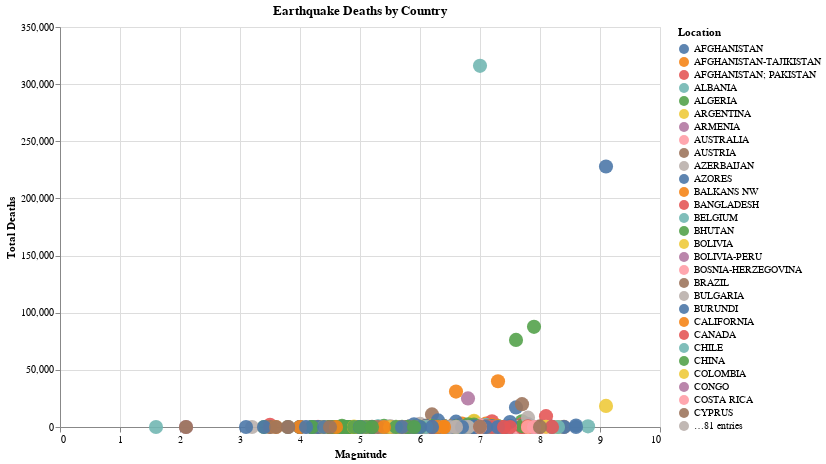

Write notebook code for a chart like this one.
### Code cell
alt.Chart(data_h2).mark_circle(filled=True, 
                                size=200, 
                                opacity=0.9, 
                                color='tableau20').encode(
    x=alt.X('Mag', title='Magnitude'),
    y=alt.Y('Total Deaths', title='Total Deaths'),
    color=alt.Color('Location', legend=alt.Legend(title='Location')),
).configure_axis(
    tickCount=10
).properties(
    title='Earthquake Deaths by Location',
    width=600,
    height=400
)

### Figure 1 — Vega-Lite specification as saved in the notebook (floating-point values rounded to 4 significant figures; data arrays with more than 128 entries replaced by an {"elided": "..."} marker saying what was removed)
{"config": {"view": {"continuousWidth": 400, "continuousHeight": 300}, "axis": {"tickCount": 10}}, "data": {"name": "data-59f83cd71c80ea99c812452036aa3c46"}, "mark": {"type": "circle", "color": "tableau20", "filled": true, "opacity": 0.9, "size": 200}, "encoding": {"color": {"type": "nominal", "field": "Location", "legend": {"title": "Location"}}, "x": {"type": "quantitative", "field": "Mag", "title": "Magnitude"}, "y": {"type": "quantitative", "field": "Total Deaths", "title": "Total Deaths"}}, "height": 400, "title": "Earthquake Deaths by Country", "width": 600, "$schema": "https://vega.github.io/schema/vega-lite/v4.8.1.json", "datasets": {"data-59f83cd71c80ea99c812452036aa3c46": {"elided": "812 records"}}}
